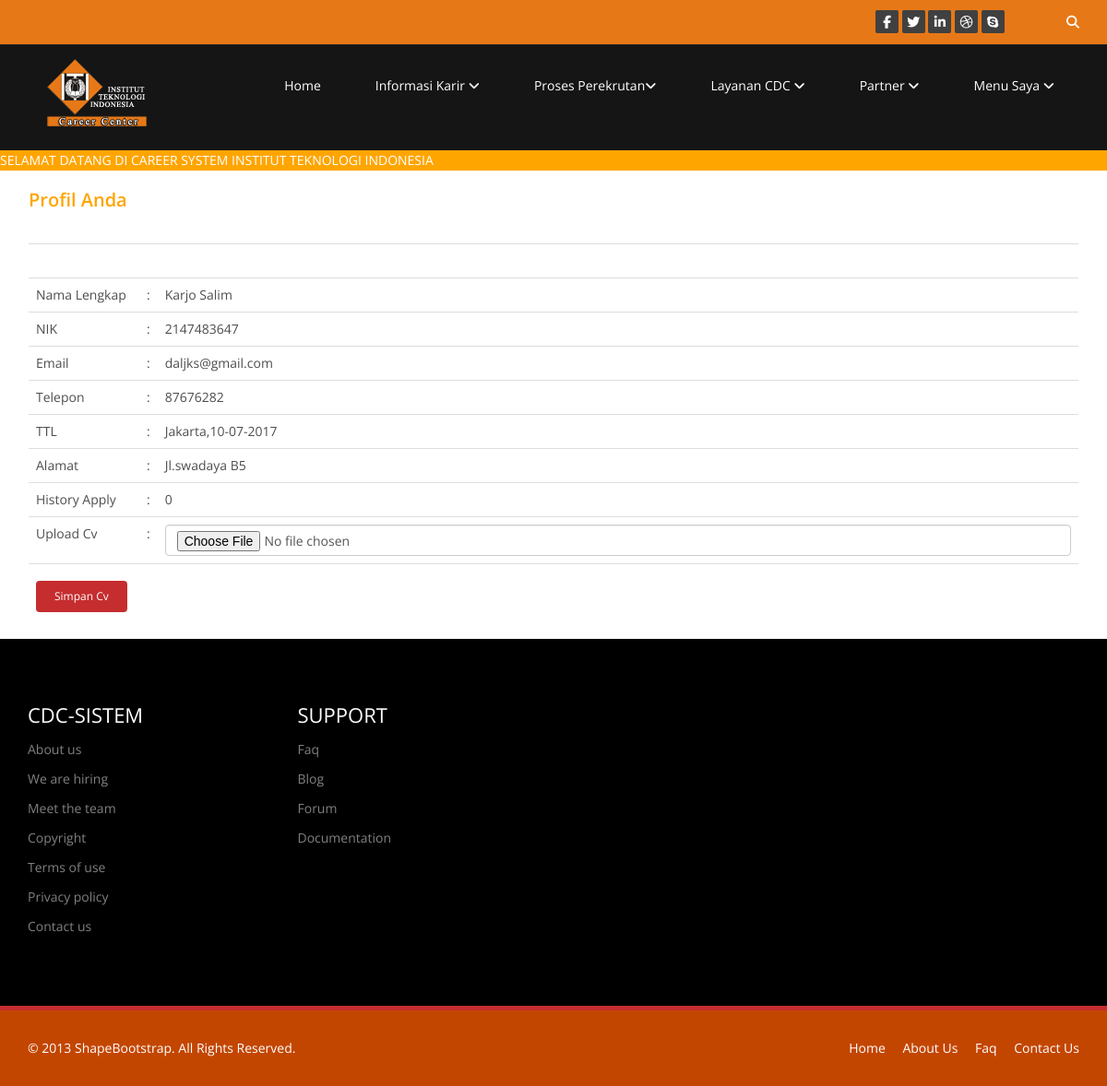
Before: /profilku.php (signed in) with the older database file.
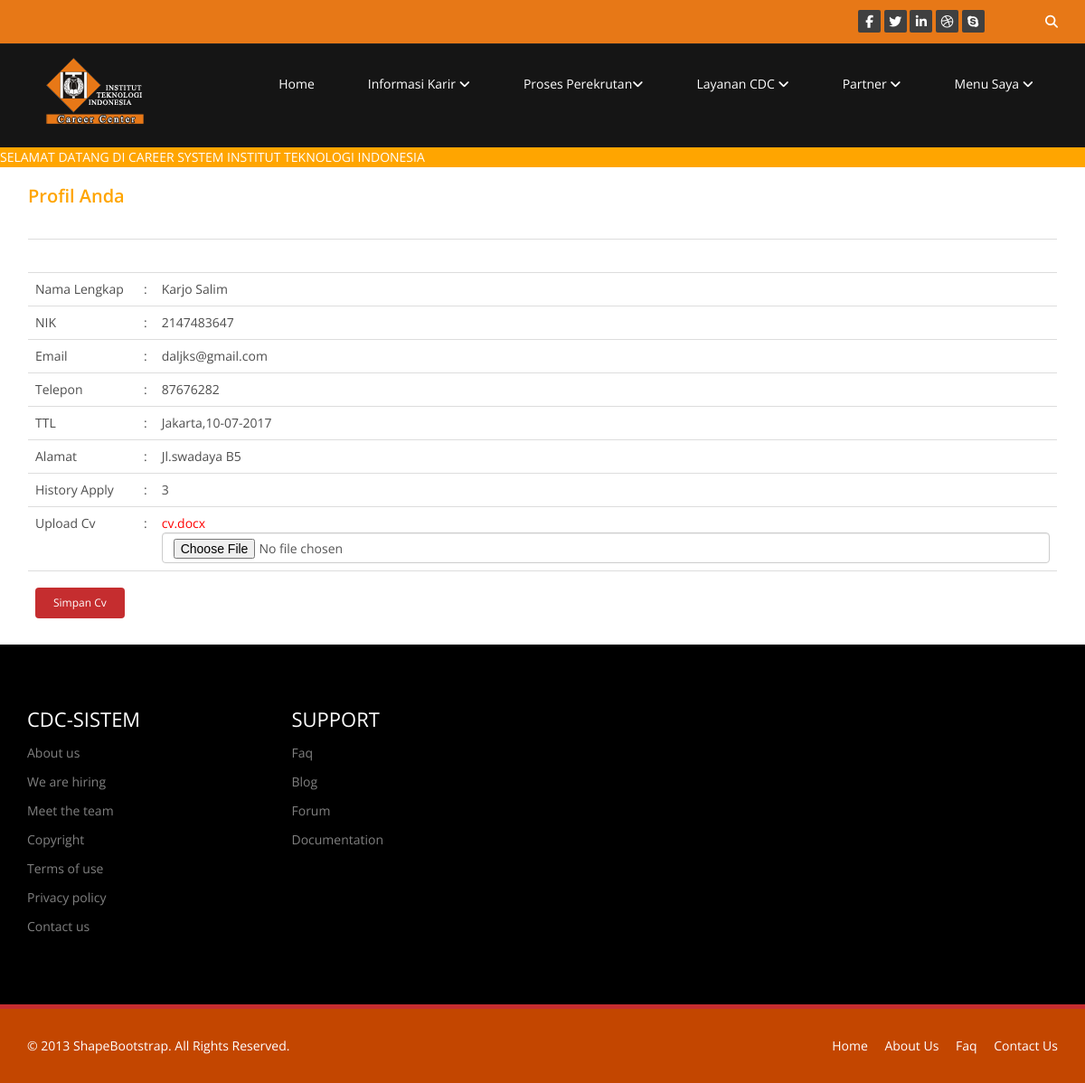
After: the same page with the newer database file.
### tables this page shows
CREATE TABLE IF NOT EXISTS `tbl_cv` (
  `id_cv` int(5) NOT NULL AUTO_INCREMENT,
  `id_user` int(5) NOT NULL,
  `file` varchar(1000) NOT NULL,
  PRIMARY KEY (`id_cv`)
);

### profilku.php (the view, shortened to what this page needs)
<?php
include 'header.php';
?>
	<div class="container">
		<table width="100%" >
			<tr>
				<td ><h2><font color="orange">Profil Anda</font></h2></td>
			</tr>
			<tr><td>&nbsp;</td></tr>
			<tr>
				<td>
				<table  width="70%"  class="table table-resposive tabel-hover">
					<?php
					$sql="Select * from user where id_user='$id'";
					$res=mysql_query($sql);
					$arr=mysql_fetch_array($res);
					?>
					<tr>
						<td colspan="3">
						</td>
					</tr>
					<tr>
							<td width="120px">Nama Lengkap</td>
							<td width="1px">:</td>
							<td><?=$arr['nama']?></td>
					</tr>
					<tr>
							<td width="120px">NIK</td>
							<td width="1px">:</td>
							<td><?=$arr['nik']?></td>
					</tr>
					<tr>
							<td width="120px">Email</td>
							<td width="1px">:</td>
							<td><?=$arr['email']?></td>
					</tr>
					<tr>
							<td width="120px">Telepon</td>
							<td width="1px">:</td>
							<td><?=$arr['telepon']?></td>
					</tr>
					<tr>
							<td width="120px">TTL</td>
							<td width="1px">:</td>
							<td><?=$arr['tempat_lahir'].",".$arr['tgl_lahir']?></td>
					</tr>
					<tr>
							<td width="120px">Alamat</td>
							<td width="1px">:</td>
							<td><?=$arr['alamat']?></td>
					</tr>
					<tr>
							<td width="120px">History Apply</td>
							<td width="1px">:</td>
							<td><?php
							$sql1="SELECT count(*) as banyak from tbl_lamar where id_user='$_SESSION[id]'";
							$res1=mysql_query($sql1);
							$arr1=mysql_fetch_array($res1);
							echo $arr1['banyak'];
							?></td>
					</tr>
					<tr>
							<td width="120px">Upload Cv</td>
							<td width="1px">:</td>
					<form method="post" enctype="multipart/form-data" action="modul/simpan.php?mode=simpan_cv">
					<?php
							$sql2="SELECT *  from tbl_cv where id_user='$_SESSION[id]'";
							$res2=mysql_query($sql2);
							$arr2=mysql_fetch_array($res2);
					?>
							<td><?php if(mysql_num_rows($res2)>0){echo "<a href='data/$arr2[file]'>$arr2[file]</a>"."<br>";} ?><input type="file" class="form-control" value="AAA" name="file"></td>
					</tr>
					<tr>
					<td colspan="4"><input class="btn btn-primary btn-sm" type="submit" name="save" value="Simpan Cv"></td>
					</tr>
				</table>
			</tr>
		</table>
	</div>
<?php
include 'footer.php';
?>

Changed rows visible on the page:
added tbl_cv: file "cv.docx"
Other visible differences:
$arr1['banyak']: "0" → "3"
